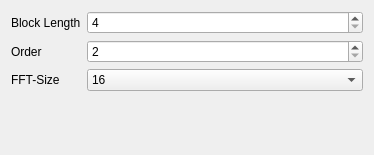
                  <widget class="QWidget" name="scrollAreaWidgetContents_7">
                   <property name="geometry">
                    <rect>
                     <x>0</x>
                     <y>0</y>
                     <width>374</width>
                     <height>155</height>
                    </rect>
                   </property>
                   <layout class="QFormLayout" name="formLayout_4">
                    <item row="1" column="0">
                     <widget class="QLabel" name="orderLabel_2">
                      <property name="text">
                       <string>Order</string>
                      </property>
                     </widget>
                    </item>
                    <item row="1" column="1">
                     <widget class="QSpinBox" name="fcov_order">
                      <property name="minimum">
                       <number>2</number>
                      </property>
                      <property name="maximum">
                       <number>9999</number>
                      </property>
                     </widget>
                    </item>
                    <item row="2" column="0">
                     <widget class="QLabel" name="fFTSizeLabel_3">
                      <property name="text">
                       <string>FFT-Size</string>
                      </property>
                     </widget>
                    </item>
                    <item row="2" column="1">
                     <widget class="QComboBox" name="fcov_fft_size">
                      <item>
                       <property name="text">
                        <string>16</string>
                       </property>
                      </item>
                      <item>
                       <property name="text">
                        <string>32</string>
                       </property>
                      </item>
                      <item>
                       <property name="text">
                        <string>64</string>
                       </property>
                      </item>
                      <item>
                       <property name="text">
                        <string>128</string>
                       </property>
                      </item>
                      <item>
                       <property name="text">
                        <string>256</string>
                       </property>
                      </item>
                      <item>
                       <property name="text">
                        <string>512</string>
                       </property>
                      </item>
                      <item>
                       <property name="text">
                        <string>1024</string>
                       </property>
                      </item>
                      <item>
                       <property name="text">
                        <string>2048</string>
                       </property>
                      </item>
                      <item>
                       <property name="text">
                        <string>4096</string>
                       </property>
                      </item>
                      <item>
                       <property name="text">
                        <string>8192</string>
                       </property>
                      </item>
                      <item>
                       <property name="text">
                        <string>16384</string>
                       </property>
                      </item>
                      <item>
                       <property name="text">
                        <string>32768</string>
                       </property>
                      </item>
                      <item>
                       <property name="text">
                        <string>65536</string>
                       </property>
                      </item>
                     </widget>
                    </item>
                    <item row="0" column="0">
                     <widget class="QLabel" name="blockLengthLabel_2">
                      <property name="text">
                       <string>Block Length</string>
                      </property>
                     </widget>
                    </item>
                    <item row="0" column="1">
                     <widget class="QSpinBox" name="fcov_block_len">
                      <property name="minimum">
                       <number>4</number>
                      </property>
                      <property name="maximum">
                       <number>65536</number>
                      </property>
                     </widget>
                    </item>
                   </layout>
                  </widget>
